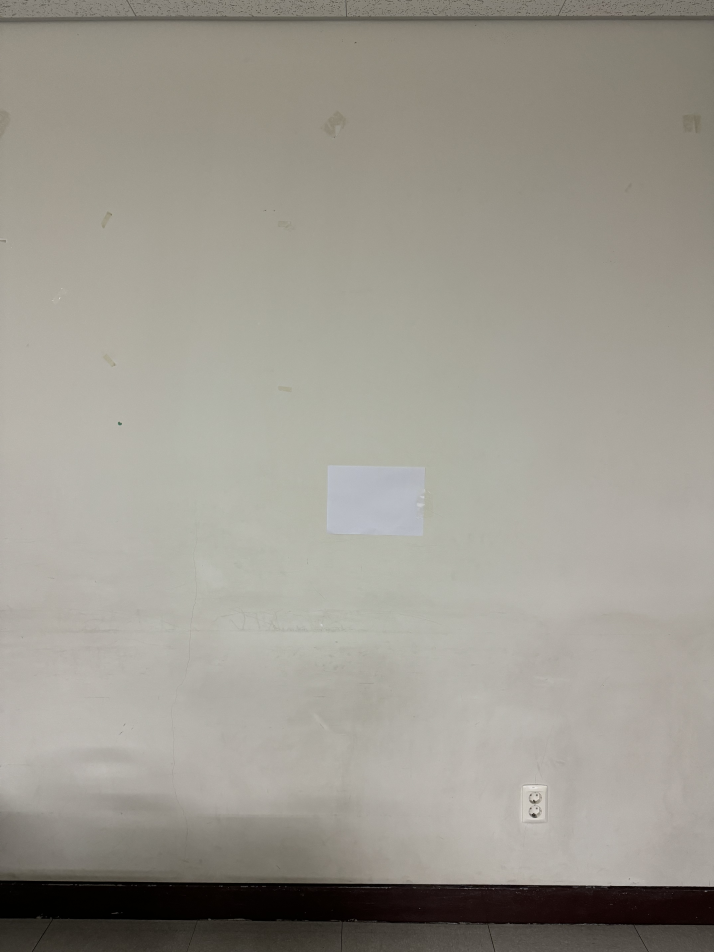
#> input picture height_img/IMG_1194.jpg, 4284 x 5712 px (shown at 1/6 size)
$ python -i PreProcessing.py   (imports and definitions only)
#> lines starting #> are read from the running program, lines starting #| are printed output that depends on the picture
import sys
import numpy as np
import cv2

class PreProcessing:
	srcQuad = None
	dstQuad = None
	dragSrc = None
	ptOld = None
	src = None

	width = None
	height = None

	def drawROI(self, img):
		cpy = img.copy()
		corners = self.srcQuad

		c1 = (192, 192, 255)
		c2 = (128, 128, 255)

		for pt in corners:
			cv2.circle(cpy, tuple(pt.astype(int)), 9, c1, -1, cv2.LINE_AA)

		cv2.line(cpy, tuple(corners[0].astype(int)), tuple(corners[1].astype(int)), c2, 2, cv2.LINE_AA)
		cv2.line(cpy, tuple(corners[1].astype(int)), tuple(corners[2].astype(int)), c2, 2, cv2.LINE_AA)
		cv2.line(cpy, tuple(corners[2].astype(int)), tuple(corners[3].astype(int)), c2, 2, cv2.LINE_AA)
		cv2.line(cpy, tuple(corners[3].astype(int)), tuple(corners[0].astype(int)), c2, 2, cv2.LINE_AA)

		disp = cv2.addWeighted(img, 0.3, cpy, 0.7, 0)

		return disp


	# [48 lines left out: functions onMouse, calDistQuad, not called in this run]

# 입력 이미지 불러오기
	def transformImg(self, path):
#> called with path = '../height_img/IMG_1194.jpg'
		src = cv2.imread(path, cv2.IMREAD_COLOR)
#> src is the input picture: shape (5712, 4284, 3); mean B, G, R 143.6, 152.6, 156.2
		src = cv2.resize(src, (int(src.shape[1]/4), int(src.shape[0]/4)))
#> src: shape (1428, 1071, 3)
		self.src = src

		if src is None:
    			print('Image open failed!')
    			sys.exit()

		# 입력 영상 크기 및 출력 영상 크기
		h, w = src.shape[:2]
#> h = 1428; w = 1071
		dw = w
#> dw = 1071
		dh = h
#> dh = 1428

		# 모서리 점들의 좌표, 드래그 상태 여부
		self.srcQuad = np.array([[int(w/4), int(h/4)], [int(w/4), int(h/4*3)], [int(w/4*3), int(h/4*3)], [int(w/4*3), int(h/4)]], np.float32)
		self.dragSrc = [False, False, False, False]

		# 모서리점, 사각형 그리기
		disp = self.drawROI(src)
#> after the loop in drawROI, `for pt in corners:`:
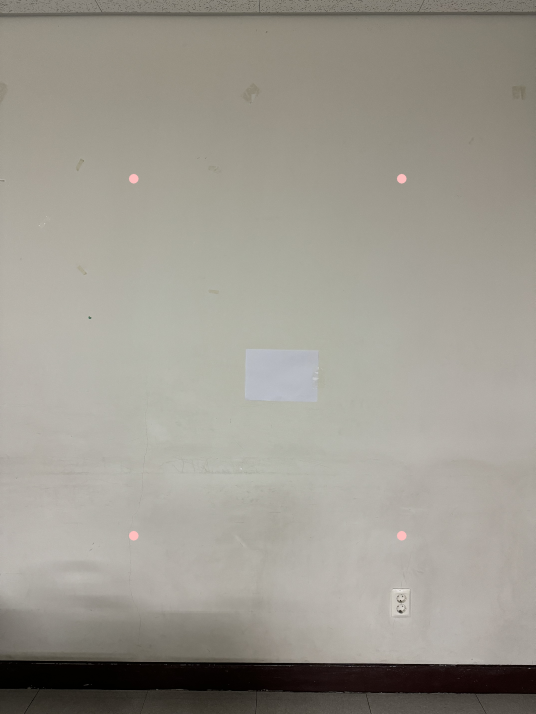
#> cpy: shape (1428, 1071, 3) (shown at 1/2 size); mean B, G, R 143.8, 152.8, 156.5
#> in drawROI, `cv2.line(cpy, tuple(corners[3].astype(int)), tuple(corners[0].astype(i..`:
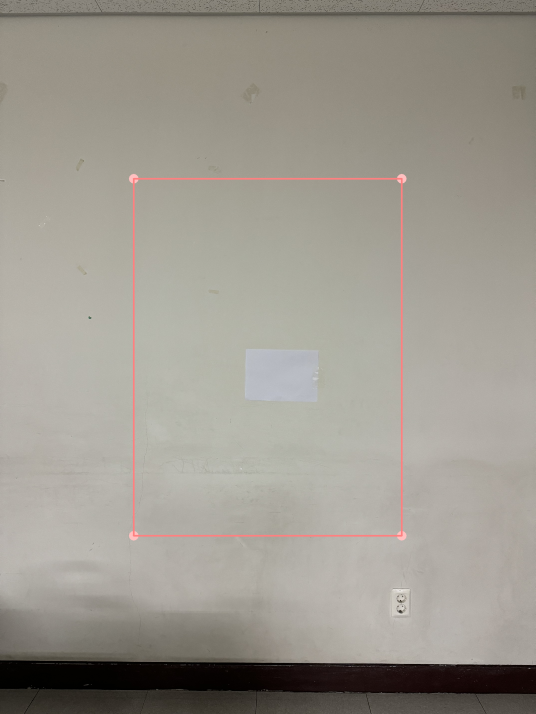
#> cpy: shape (1428, 1071, 3) (shown at 1/2 size); mean B, G, R 143.6, 152.6, 156.9

		cv2.imshow('img', disp)
		cv2.setMouseCallback('img', self.onMouse)

		while True:
    			key = cv2.waitKey()
#> (key Esc is pressed here)
    			if key == 13:  # ENTER 키
        			break
    			elif key == 27:  # ESC 키
        			cv2.destroyWindow('img')
        			sys.exit()
#> (the program exits here)

$ run again, on height_img/img_3.jpg
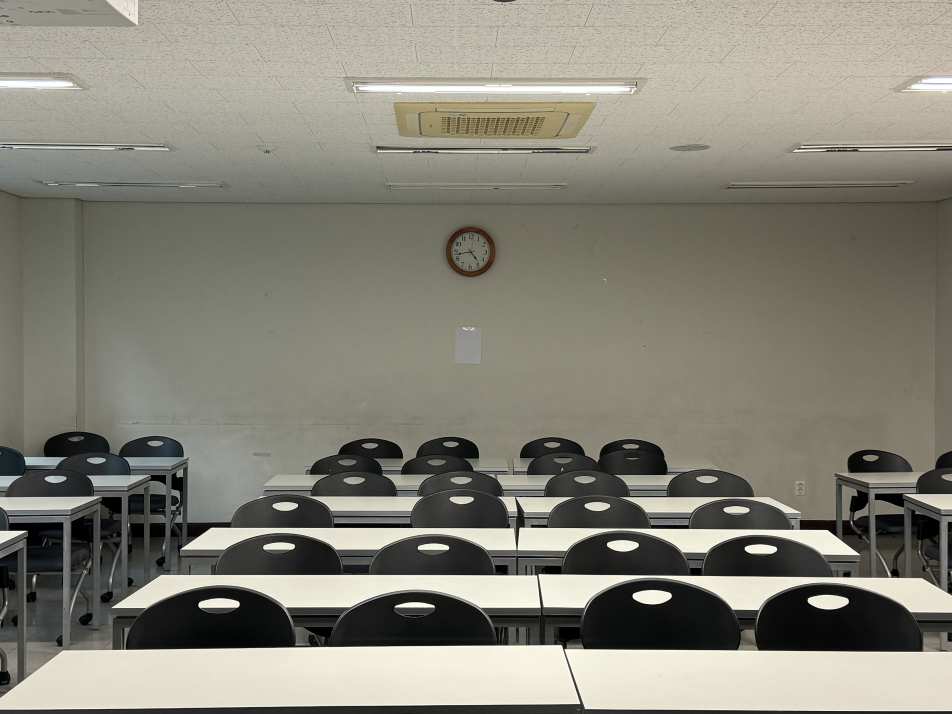
#> input picture height_img/img_3.jpg, 5712 x 4284 px (shown at 1/6 size)
#> in transformImg, src is the input picture: shape (4284, 5712, 3); mean B, G, R 120, 131.7, 133.6
#> src: shape (1071, 1428, 3)
#> after the loop in drawROI, `for pt in corners:`:
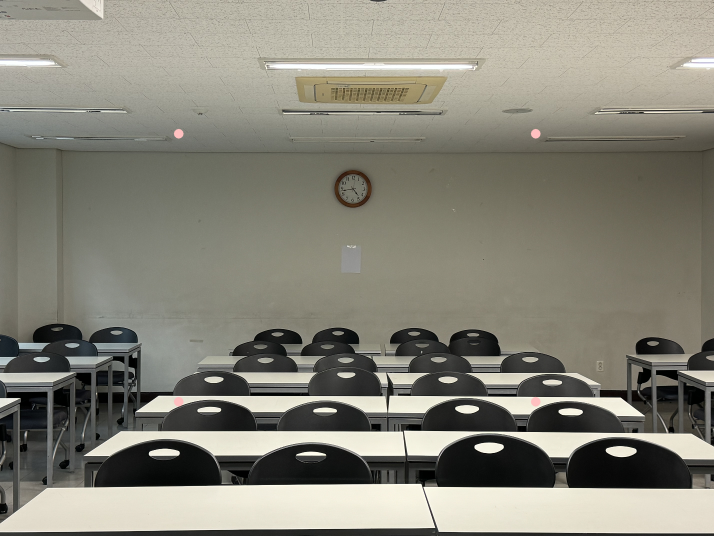
#> cpy: shape (1071, 1428, 3) (shown at 1/2 size); mean B, G, R 120.2, 131.9, 133.9
#> in drawROI, `cv2.line(cpy, tuple(corners[3].astype(int)), tuple(corners[0].astype(i..`:
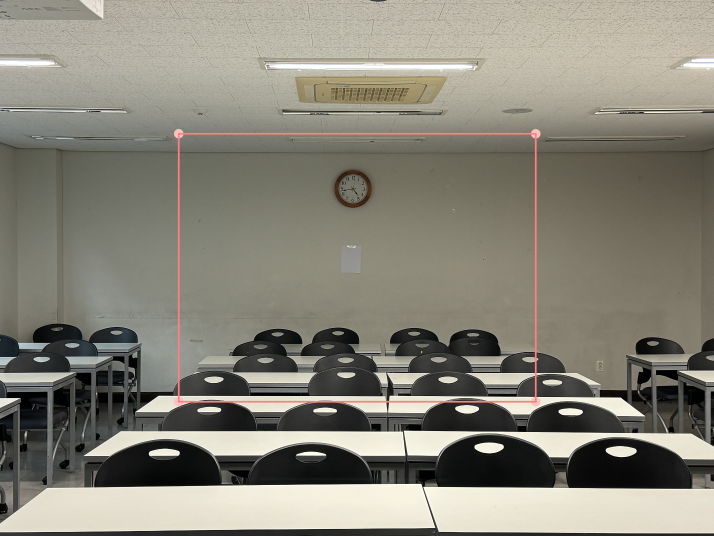
#> cpy: shape (1071, 1428, 3) (shown at 1/2 size); mean B, G, R 120.2, 131.8, 134.5
